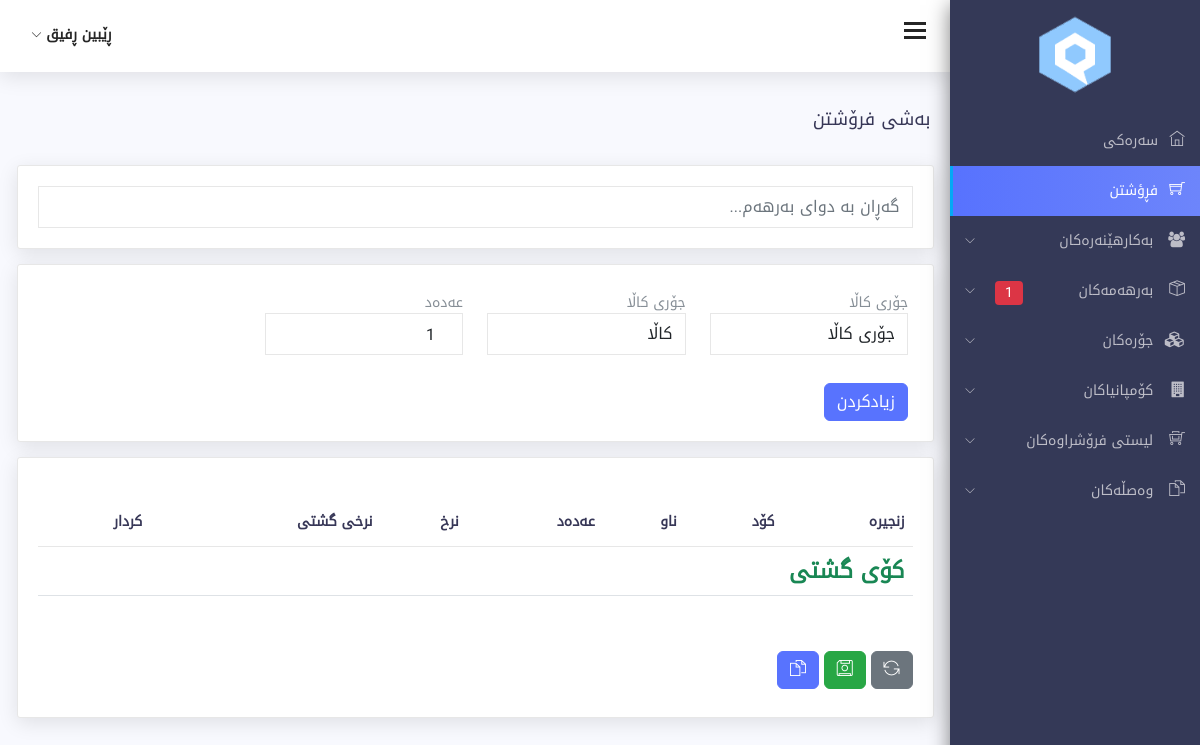
The page /sale.php (signed in) on the database as committed earlier.
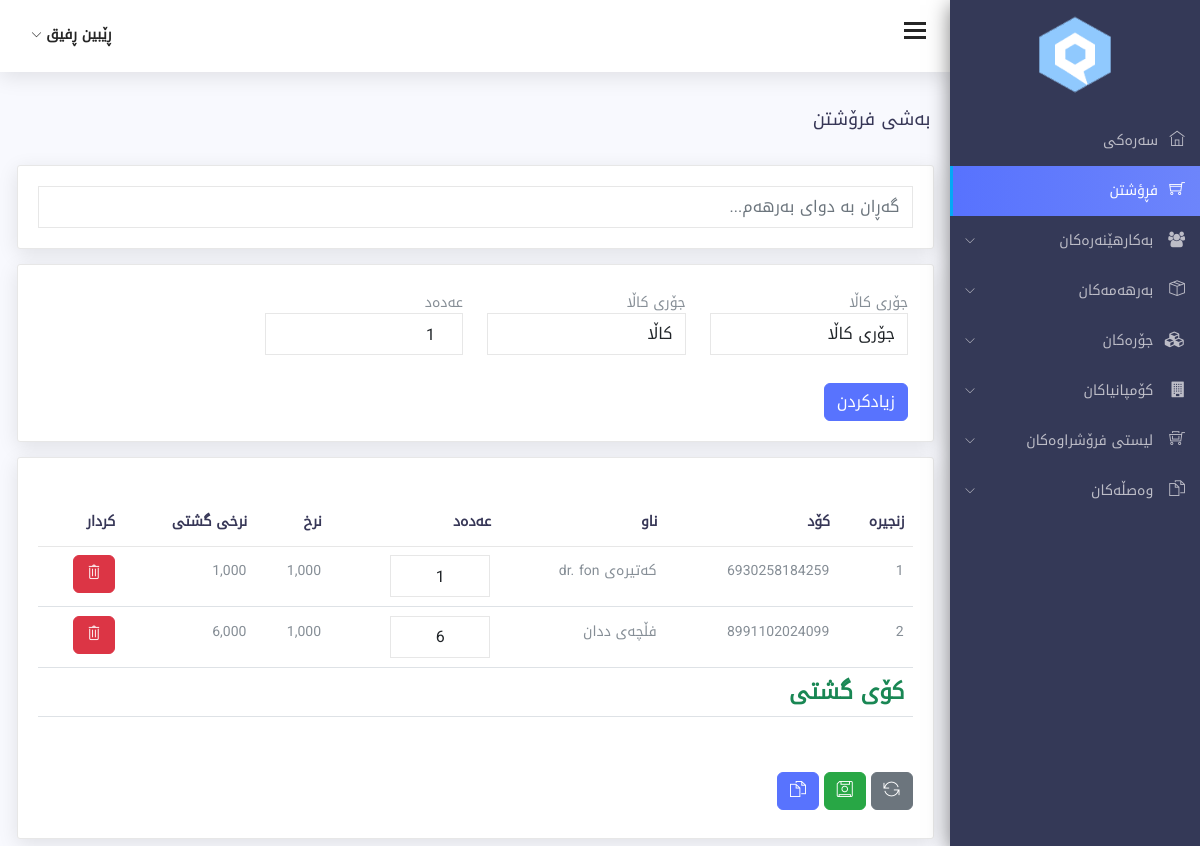
The same page on the database as committed later.
### tables this page shows
CREATE TABLE `sale` (
  `id` int(11) NOT NULL,
  `product_id` int(11) NOT NULL,
  `pr_code` varchar(255) NOT NULL,
  `pr_name` varchar(255) NOT NULL,
  `pr_quantity` int(11) NOT NULL,
  `pr_price` int(11) NOT NULL,
  `total_price` int(11) NOT NULL,
  `saledby` varchar(255) NOT NULL,
  `recycle` int(11) NOT NULL DEFAULT 0,
  `status` tinyint(1) DEFAULT 0,
  `created_at` datetime NOT NULL,
  `updated_at` datetime NOT NULL
);

### class/database.php (called while the page is built, shortened)
<?php
class Database{
public $connection;
public function open_db_connection(){
    $this->connection=new mysqli(DB_HOST,DB_USER,DB_PASSWORD,DB_NAME);
}
public function query($sql){
    $result=$this->connection->query($sql);
    return $result;
}
}
$db = new Database();
?>

### class/product.php (called while the page is built, shortened)
<?php
class Product extends Db_Object{
    protected static $db_table="products";
    public static function count_expire_product(){
        global $db;
        $sql="SELECT COUNT(*) FROM ".static::$db_table." WHERE expire_date <= NOW() AND recycle=0";
        $result=$db->query($sql);
        $row=mysqli_fetch_array($result);
        return array_shift($row);
    }
}
?>

### class/functions.php (called while the page is built, shortened)
<?php
    function ClassAutoLoader($class){
        $class=strtolower($class);
        $the_path="class/{$class}.php";
    }
?>

### class/db_object.php (called while the page is built, shortened)
<?php
class Db_Object{
public static function find_all(){
    return static::find_by_query("SELECT * FROM ".static::$db_table." ");
}
public static function find_by_query($sql){
    global $db;
    $result_set=$db->query($sql);
    $the_object_array=array();
    while($row=mysqli_fetch_array($result_set)){
        $the_object_array[]=static::instantation($row);
    }
    return $the_object_array;
}
public static function instantation($the_record){
    $the_object=new $calling_class;
    foreach($the_record as $the_attribute => $value){
        if($the_object->has_the_attribute($the_attribute)){
            $the_object->$the_attribute=$value;
        }
    }
    return $the_object;
}
private function has_the_attribute($the_attribute){
    $the_properties=get_object_vars($this);
    return array_key_exists($the_attribute,$the_properties);
}
}
?>

### sale.php (the view, shortened to what the changed rows need)
<?php include 'includes/header.php'; ?>
<?php include 'includes/sidebar.php'; ?>
<div class="content-wrap">
        <div class="main">
            <div class="container-fluid">
            <div class="row">
                    <div class="col-lg-8 p-r-0 title-margin-right">
                        <div class="page-header">
                            <div class="page-title">
                                <h1>بەشی فرۆشتن</h1>
                            </div>
                        </div>
                    </div>
                </div>
				<section id="main-content">
					<div class="row">
                        <div class="col-lg">
                            <div class="card">
                                <div class="card-body">
                                    <div class="table-responsive">
                    <table class="table student-data-table m-t-20">
                        <thead>
                            <tr>
                                <th>زنجیرە</th>
                                <th>کۆد</th>
                                <th>ناو</th>
                                <th>عەدەد</th>
                                <th>نرخ</th>
                                <th>نرخی گشتی</th>
                                <th>کردار</th>
                            </tr>
                        </thead>
                        <tbody id="trr">
                            <?php
                            $sales=Sale::find_all();
                            $a=1;
                            foreach($sales as $sale){
                            if($sale){
                            ?>
<tr id="tr_sale_<?php echo $sale->id;?>" class="table_row">
            <td><?php echo $a++; ?></td>
        <td>
            <?php echo $sale->pr_code; ?>
        </td>
        <td>
            <?php echo $sale->pr_name; ?>
        </td>
        <td>
            <input type="text" id="pr_quantity"
            onchange="Qty(<?php echo $sale->product_id; ?>)"
            name="pr_quantity[]" class="form-control" style="width:100px ; text-align:center" value="<?php echo $sale->pr_quantity; ?>"/>
        </td>
        <td>
            <?php echo number_format($sale->pr_price,0); ?>
        </td>
        <td >
            <?php echo number_format($sale->total_price,0); ?>
        </td>
        <td>
            <button type="button" onclick="saleDelete(<?php echo $sale->id; ?>)" class="btn btn-danger"><i class="ti-trash"></i></button>
        </td>
    </tr>
                            <?php }else{
                                echo "<tr><td colspan='7' class='text-center'>هیچ کڕینێک نییە</td></tr>";
                            } }?>
                        </tbody>
                    </table>
                                </div>
                                    </div>
                                </div>
                            </div>
                        </div>
                    </div>
			</div>
        </div>
<?php include 'includes/footer.php'; ?>

### includes/sidebar.php (shortened to what the changed rows need)
	<div class="sidebar sidebar-hide-to-small sidebar-shrink sidebar-gestures">
	<div class="nano">
	<div class="nano-content">
	<ul>
	<li><a class="sidebar-sub-toggle"><i class="ti-package"></i> بەرهەمەکان
	<?php
	$product =Product::count_expire_product();
	if($product>0){
		echo '<span class="badge badge-danger">'.$product.'</span>';
	}else{
		echo '';
	}
?>
	<span class="sidebar-collapse-icon ti-angle-down"></span>
	</a>
	</li>
	</ul>
	</div>
	</div>
</div>

Rows that differ between the two databases and show on the page:
added sale: pr_code "6930258184259", pr_name "کەتیرەی dr. fon", pr_quantity "1", pr_price "1,000", total_price "1,000"
added sale: pr_code "8991102024099", pr_name "فڵچەی ددان", pr_quantity "6", pr_price "1,000", total_price "6,000"
Other text that changed with them:
$product: "1" → (not shown)
